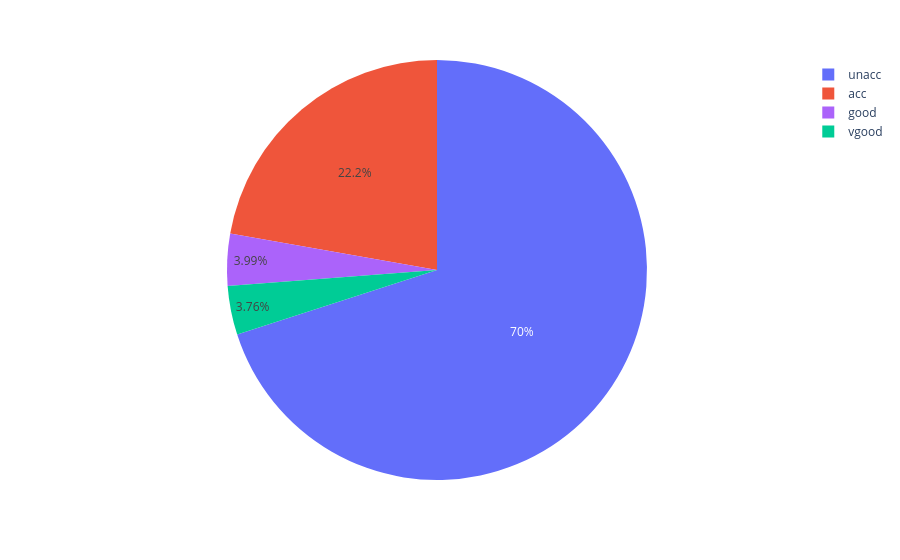

Notebook code cell kept with this figure:
### Code cell
fig = px.pie(df, names='class', color='class')
fig.show()

### Figure 1 — Plotly figure (JSON) as saved in the notebook; plotly's stock layout.template omitted (floating-point values rounded to 4 significant figures; data arrays with more than 128 entries replaced by an {"elided": "..."} marker saying what was removed)
{"data": [{"customdata": {"elided": "1728x1 str values"}, "domain": {"x": [0, 1], "y": [0, 1]}, "hovertemplate": "class=%{customdata[0]}<extra></extra>", "labels": {"elided": "1728 str values"}, "legendgroup": "", "marker": {"colors": {"elided": "1728 str values"}}, "name": "", "showlegend": true, "type": "pie"}], "layout": {"legend": {"tracegroupgap": 0}, "margin": {"t": 60}}}
